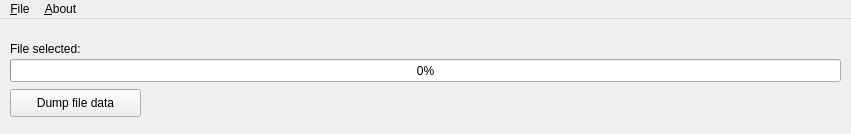
<?xml version="1.0" encoding="UTF-8"?>
<ui version="4.0">
 <class>MainWindow</class>
 <widget class="QMainWindow" name="MainWindow">
  <property name="geometry">
   <rect>
    <x>0</x>
    <y>0</y>
    <width>851</width>
    <height>134</height>
   </rect>
  </property>
  <property name="sizePolicy">
   <sizepolicy hsizetype="Fixed" vsizetype="Fixed">
    <horstretch>0</horstretch>
    <verstretch>0</verstretch>
   </sizepolicy>
  </property>
  <property name="minimumSize">
   <size>
    <width>851</width>
    <height>134</height>
   </size>
  </property>
  <property name="maximumSize">
   <size>
    <width>851</width>
    <height>134</height>
   </size>
  </property>
  <property name="windowTitle">
   <string>Dump852</string>
  </property>
  <widget class="QWidget" name="centralWidget">
   <widget class="QProgressBar" name="pbProgress">
    <property name="geometry">
     <rect>
      <x>10</x>
      <y>40</y>
      <width>831</width>
      <height>23</height>
     </rect>
    </property>
    <property name="autoFillBackground">
     <bool>false</bool>
    </property>
    <property name="maximum">
     <number>100</number>
    </property>
    <property name="value">
     <number>0</number>
    </property>
    <property name="textVisible">
     <bool>true</bool>
    </property>
    <property name="invertedAppearance">
     <bool>false</bool>
    </property>
   </widget>
   <widget class="QLabel" name="txtFilenameLabel">
    <property name="geometry">
     <rect>
      <x>10</x>
      <y>20</y>
      <width>91</width>
      <height>20</height>
     </rect>
    </property>
    <property name="text">
     <string>File selected:</string>
    </property>
   </widget>
   <widget class="QLabel" name="txtFilename">
    <property name="geometry">
     <rect>
      <x>100</x>
      <y>20</y>
      <width>741</width>
      <height>20</height>
     </rect>
    </property>
    <property name="text">
     <string/>
    </property>
   </widget>
   <widget class="QPushButton" name="btnDump">
    <property name="geometry">
     <rect>
      <x>10</x>
      <y>70</y>
      <width>131</width>
      <height>28</height>
     </rect>
    </property>
    <property name="text">
     <string>Dump file data</string>
    </property>
   </widget>
  </widget>
  <widget class="QMenuBar" name="menuBar">
   <property name="geometry">
    <rect>
     <x>0</x>
     <y>0</y>
     <width>851</width>
     <height>22</height>
    </rect>
   </property>
   <widget class="QMenu" name="menuFile">
    <property name="title">
     <string>&amp;File</string>
    </property>
    <addaction name="actionOpen"/>
   </widget>
   <widget class="QMenu" name="menuAbout">
    <property name="title">
     <string>&amp;About</string>
    </property>
    <addaction name="actionCIDCO"/>
   </widget>
   <addaction name="menuFile"/>
   <addaction name="menuAbout"/>
  </widget>
  <action name="actionOpen">
   <property name="text">
    <string>&amp;Open</string>
   </property>
  </action>
  <action name="actionCIDCO">
   <property name="text">
    <string>&amp;CIDCO</string>
   </property>
  </action>
 </widget>
 <layoutdefault spacing="6" margin="11"/>
 <resources/>
 <connections/>
</ui>
